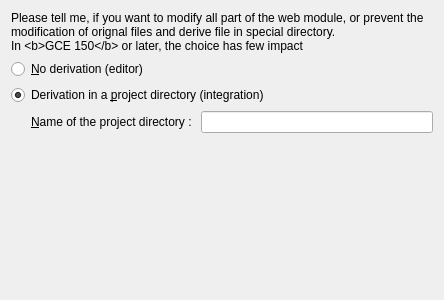
<?xml version="1.0" encoding="UTF-8"?>
<ui version="4.0">
 <class>NewGenerixDerivation1Page</class>
 <widget class="QWizardPage" name="NewGenerixDerivation1Page">
  <property name="geometry">
   <rect>
    <x>0</x>
    <y>0</y>
    <width>444</width>
    <height>300</height>
   </rect>
  </property>
  <property name="windowTitle">
   <string>WizardPage</string>
  </property>
  <property name="title">
   <string>Do you want derivate or edit a standard project</string>
  </property>
  <property name="subTitle">
   <string>Choose to derivate from a standard project, offer you to copy file in another tree automatically.</string>
  </property>
  <layout class="QVBoxLayout" name="verticalLayout">
   <item>
    <widget class="QLabel" name="label_2">
     <property name="text">
      <string>Please tell me, if you want to modify all part of the web module, or prevent the modification of orignal files and derive file in special directory.
In &lt;b&gt;GCE 150&lt;/b&gt; or later, the choice has few impact</string>
     </property>
     <property name="wordWrap">
      <bool>true</bool>
     </property>
    </widget>
   </item>
   <item>
    <widget class="QRadioButton" name="m_editorRadio">
     <property name="text">
      <string>&amp;No derivation (editor)</string>
     </property>
    </widget>
   </item>
   <item>
    <widget class="QRadioButton" name="m_derivationRadio">
     <property name="text">
      <string>Derivation in a &amp;project directory (integration)</string>
     </property>
     <property name="checked">
      <bool>true</bool>
     </property>
    </widget>
   </item>
   <item>
    <layout class="QHBoxLayout" name="horizontalLayout">
     <item>
      <spacer name="horizontalSpacer">
       <property name="orientation">
        <enum>Qt::Horizontal</enum>
       </property>
       <property name="sizeType">
        <enum>QSizePolicy::Fixed</enum>
       </property>
       <property name="sizeHint" stdset="0">
        <size>
         <width>20</width>
         <height>20</height>
        </size>
       </property>
      </spacer>
     </item>
     <item>
      <widget class="QLabel" name="label">
       <property name="text">
        <string>&amp;Name of the project directory : </string>
       </property>
       <property name="buddy">
        <cstring>m_projectPathEdit</cstring>
       </property>
      </widget>
     </item>
     <item>
      <widget class="QLineEdit" name="m_projectPathEdit"/>
     </item>
    </layout>
   </item>
   <item>
    <spacer name="verticalSpacer">
     <property name="orientation">
      <enum>Qt::Vertical</enum>
     </property>
     <property name="sizeHint" stdset="0">
      <size>
       <width>20</width>
       <height>40</height>
      </size>
     </property>
    </spacer>
   </item>
  </layout>
 </widget>
 <resources/>
 <connections>
  <connection>
   <sender>m_derivationRadio</sender>
   <signal>toggled(bool)</signal>
   <receiver>label</receiver>
   <slot>setEnabled(bool)</slot>
   <hints>
    <hint type="sourcelabel">
     <x>58</x>
     <y>70</y>
    </hint>
    <hint type="destinationlabel">
     <x>61</x>
     <y>97</y>
    </hint>
   </hints>
  </connection>
  <connection>
   <sender>m_derivationRadio</sender>
   <signal>toggled(bool)</signal>
   <receiver>m_projectPathEdit</receiver>
   <slot>setEnabled(bool)</slot>
   <hints>
    <hint type="sourcelabel">
     <x>223</x>
     <y>69</y>
    </hint>
    <hint type="destinationlabel">
     <x>229</x>
     <y>88</y>
    </hint>
   </hints>
  </connection>
 </connections>
</ui>
